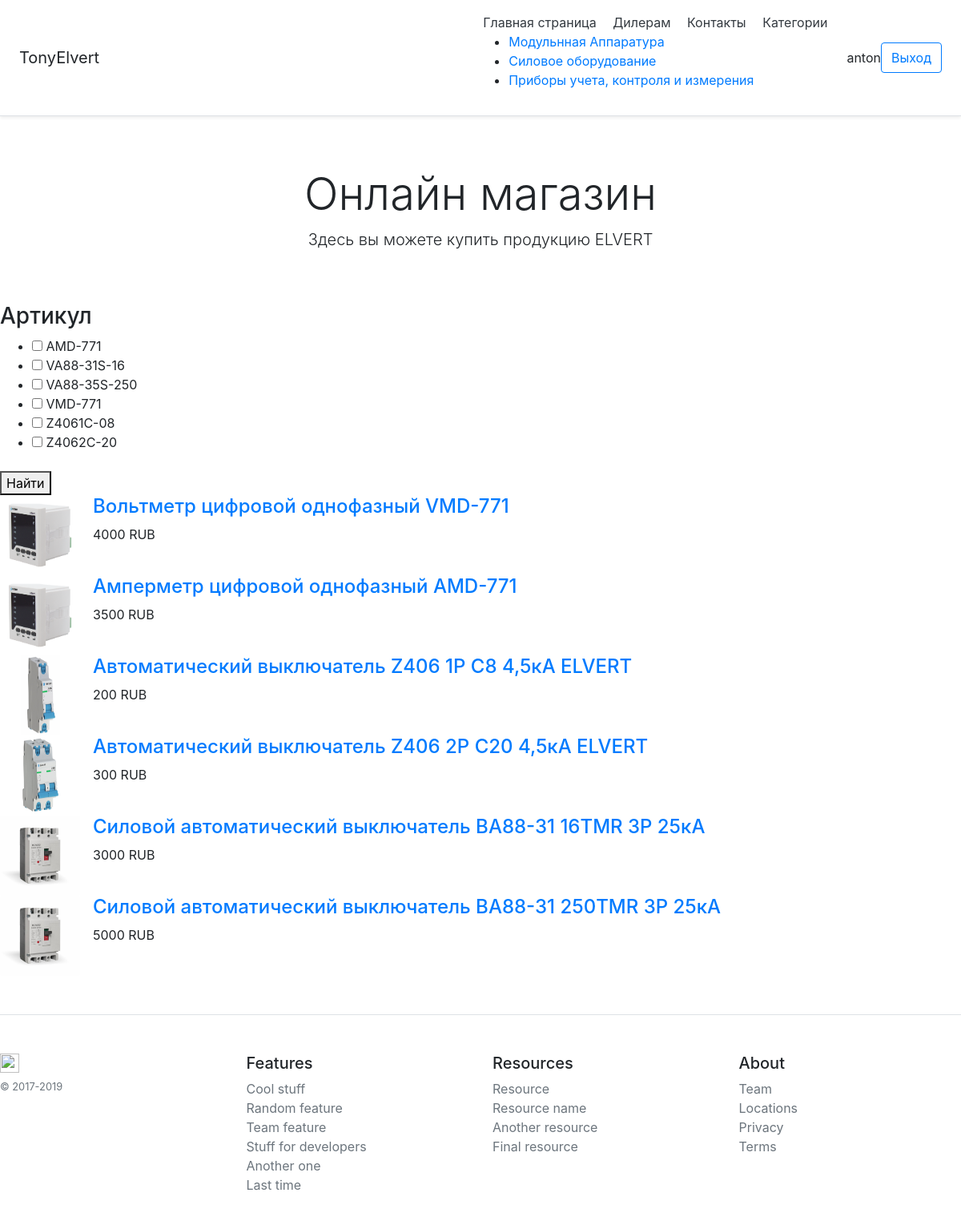
The app's page / (signed in) with its own data.
### catalog/models.py (models this page shows, shortened)
class Category(models.Model):
    name = models.CharField('Категория', max_length=50)
    description = models.TextField('Описание')
    class Meta:
        verbose_name = 'Категория'
        verbose_name_plural = 'Категории'

class Product(models.Model):
    name = models.CharField('Товар', max_length=100)
    price = models.PositiveSmallIntegerField('Цена', default=0)
    article = models.CharField('Артикул', max_length=20, unique=True)
    description = models.TextField('Описание')
    image = models.ImageField('Изображение', upload_to="product/")
    category = models.ForeignKey(Category, verbose_name='Категория', on_delete=models.SET_NULL, null=True)
    def get_absolute_url(self):
        return reverse('product_detail', kwargs={"slug": self.article})
    class Meta:
        verbose_name = 'Товар'
        verbose_name_plural = 'Товары'

### catalog/views.py (the view)
# urls.py: path('', views.ProductView.as_view()),
class ProductView(ArticleFilter, ListView):
    model = Product
    queryset = Product.objects.all()
    template_name = 'products/products_list.html'
    def get_context_data(self, *args, **kwargs):
        context = super().get_context_data(*args, **kwargs)
        context["categories"] = Category.objects.all()
        return context

### catalog/templatetags/product_tags.py (called while the page is built)
@register.simple_tag()
def get_categories():
    return Category.objects.all()

### catalog/views.py (called while the page is built)
    def get_article(self):
        return Product.objects.all().values('article')

### catalog/templates/products/products_list.html
{% extends 'base.html' %}
{% block content %}
<ul class="list-unstyled">
  <li class="media">
   {% for product in product_list %}
    <div class="media">
        <img src="{{ product.image.url }}" class=" rounded align-self-start mr-3" alt="..." style="width: 100px; height: 100px;">
        <div class="media-body">
          <h4 class="mt-0" >
            <a href="{{product.get_absolute_url}}" >
              {{ product.name }}</a>
          </h4>
        <div>
          <p>{{ product.price }} RUB</p>
        </div>
        </div>
    </div>
  </li>
    {% endfor %}
{% endblock content %}

### catalog/templates/base.html (shortened to what this page needs)
{% load product_tags %}
{% load static %}
<!doctype html>
<html lang="en" xmlns="http://www.w3.org/1999/html">
  <head>
	<link href= {% static "css/bootstrap.css" %} rel="stylesheet">
  </head>
<body>
<div class="d-flex flex-column flex-md-row align-items-center p-3 px-md-4 mb-3 bg-white border-bottom shadow-sm">
  <h5 class="my-0 mr-md-auto font-weight-normal">TonyElvert</h5>
  <nav class="my-2 my-md-0 mr-md-3">
    <a class="p-2 text-dark" href="/">Главная страница</a>
    <a class="p-2 text-dark" href="#">Дилерам</a>
    <a class="p-2 text-dark" href="#">Контакты</a>
    <a class="p-2 text-dark" href="#">Категории </a>
    <ul>
      {% get_categories as categories %}
      {% for category in categories %}
      <li><a href="/">{{ category.name }}</a></li>
      {% endfor %}
    </ul>
  </nav>
{% if user.is_authenticated %}
<span>{{ user.username }}</span>
	<a class="btn btn-outline-primary" href="{% url 'account_logout' %}">Выход</a>
{% else %}
  <a class="btn btn-outline-primary" href="{% url 'account_login' %}">Войти</a>
  <a class="btn btn-outline-primary" href="{% url 'account_signup' %}">Регистрация</a>
{% endif %}
</div>
<div class="pricing-header px-3 py-3 pt-md-5 pb-md-4 mx-auto text-center">
  <h1 class="display-4">Онлайн магазин</h1>
  <p class="lead">Здесь вы можете купить продукцию ELVERT </p>
</div>
  <form action="{% url 'filter' %}" method="get">
    <div class="left-side my-4">
        <h3 class="sear-head editContent">Артикул</h3>
        <ul class="w3layouts-box-list">
            {% for article in view.get_article %}
                <li class="editContent">
                    <input type="checkbox" class="checked" name="article" value="{{ article.article }}">
                    <span class="span editContent">{{ article.article }}</span>
                </li>
            {% endfor %}
        </ul>
    </div>
    <button type="submit">Найти</button>
  </form>
<div>
    {% block content%}
{% endblock content%}
</div>
  <footer class="pt-4 my-md-5 pt-md-5 border-top">
    <div class="row">
      <div class="col-12 col-md">
        <img class="mb-2" src="/docs/4.4/assets/brand/bootstrap-solid.svg" alt="" width="24" height="24">
        <small class="d-block mb-3 text-muted">&copy; 2017-2019</small>
      </div>
      <div class="col-6 col-md">
        <h5>Features</h5>
        <ul class="list-unstyled text-small">
          <li><a class="text-muted" href="#">Cool stuff</a></li>
          <li><a class="text-muted" href="#">Random feature</a></li>
          <li><a class="text-muted" href="#">Team feature</a></li>
          <li><a class="text-muted" href="#">Stuff for developers</a></li>
          <li><a class="text-muted" href="#">Another one</a></li>
          <li><a class="text-muted" href="#">Last time</a></li>
        </ul>
      </div>
      <div class="col-6 col-md">
        <h5>Resources</h5>
        <ul class="list-unstyled text-small">
          <li><a class="text-muted" href="#">Resource</a></li>
          <li><a class="text-muted" href="#">Resource name</a></li>
          <li><a class="text-muted" href="#">Another resource</a></li>
          <li><a class="text-muted" href="#">Final resource</a></li>
        </ul>
      </div>
      <div class="col-6 col-md">
        <h5>About</h5>
        <ul class="list-unstyled text-small">
          <li><a class="text-muted" href="#">Team</a></li>
          <li><a class="text-muted" href="#">Locations</a></li>
          <li><a class="text-muted" href="#">Privacy</a></li>
          <li><a class="text-muted" href="#">Terms</a></li>
        </ul>
      </div>
    </div>
  </footer>
</body>
</html>

### records on screen
Category: name "Модульнная Аппаратура"
Category: name "Силовое оборудование"
Category: name "Приборы учета, контроля и измерения"
Product: image (picture), name "Вольтметр цифровой однофазный VMD-771", price "4000"
Product: image (picture), name "Амперметр цифровой однофазный AMD-771", price "3500"
Product: image (picture), name "Автоматический выключатель Z406 1Р C8 4,5кА ELVERT", price "200"
Product: image (picture), name "Автоматический выключатель Z406 2Р C20 4,5кА ELVERT", price "300"
Product: image (picture), name "Силовой автоматический выключатель ВА88-31 16TMR 3P 25кА", price "3000"
Product: image (picture), name "Силовой автоматический выключатель ВА88-31 250TMR 3P 25кА", price "5000"

### other values on screen
{{ user.username }} "anton"
{{ article.article }} "AMD-771" "VA88-31S-16" "VA88-35S-250" "VMD-771" "Z4061C-08" "Z4062C-20"
